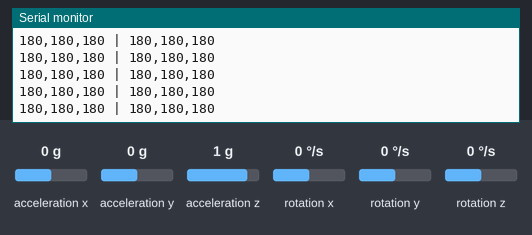
The sketch below on a simulated Arduino Uno, built with avr-gcc and run on an emulated ATmega328P. Parts: the last lines printed to the serial monitor. The test bench sets the inputs (shaded band); at power-on: acceleration x 0 g, acceleration y 0 g, acceleration z 1 g, rotation z 0 °/s, rotation x 0 °/s, rotation y 0 °/s.

Above: at 4.3 s.
4.4 s: acceleration x set to -1.4 g
At 5.0 s:
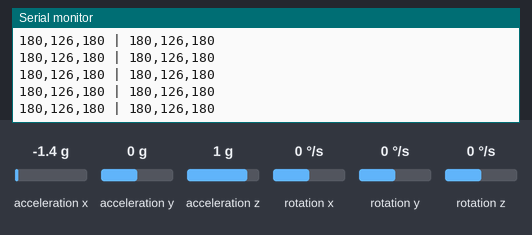
5.9 s: acceleration y set to -1.4 g
At 6.6 s:
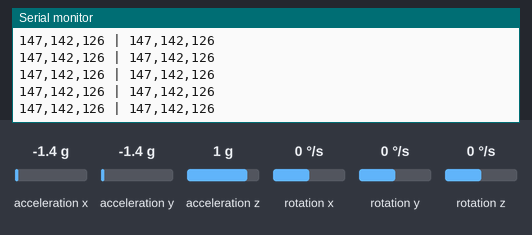
7.4 s: acceleration z set to -1.4 g
At 8.3 s:
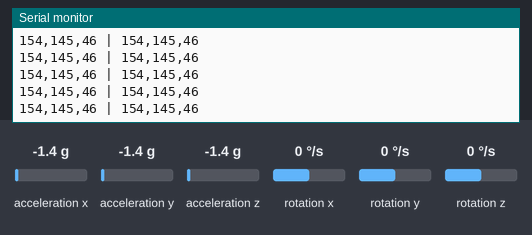
8.9 s: rotation z set to -192 °/s
At 9.8 s:
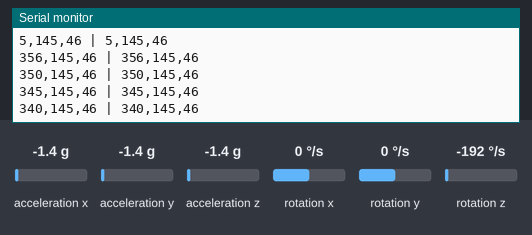
Timing chart, 0 to 11.4 s (numbered marks = the images above; inputs shaded):
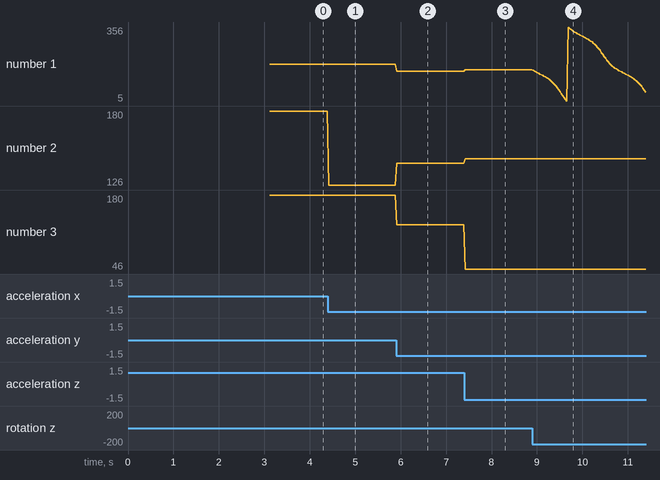

Measured:
- after the input at 4.4 s, the serial monitor: prints a new line at once (image 1)
- after the input at 5.9 s, the serial monitor: prints a new line at once (image 2)
- after the input at 7.4 s, the serial monitor: prints a new line at once (image 3)
- after the input at 8.9 s, the serial monitor: prints a new line at once (image 4)
- plotted number 1: 180 → 147 after the input at 5.9 s, 147 → 154 after the input at 7.4 s
- plotted number 2: 180 → 126 after the input at 4.4 s, 126 → 142 after the input at 5.9 s, 142 → 145 after the input at 7.4 s
- plotted number 3: 126 → 46 after the input at 7.4 s

The sketch:

GyverMPU6050_2_modules.ino
```cpp
#include "I2Cdev.h"я
#include "MPU6050_6Axis_MotionApps20.h"
MPU6050 mpu(0x68); //AD0 К GND
MPU6050 mpu1(0x69);//AD0 К VCC

uint8_t fifoBuffer[45];         // буфер
uint8_t fifoBuffer1[45];

void calibration() {
  long offsets[6];
  long offsetsOld[6];
  int16_t mpuGet[6];
  // используем стандартную точность
  mpu.setFullScaleAccelRange(MPU6050_ACCEL_FS_16);
  mpu.setFullScaleGyroRange(MPU6050_GYRO_FS_2000);
  // обнуляем оффсеты
  mpu.setXAccelOffset(0);
  mpu.setYAccelOffset(0);
  mpu.setZAccelOffset(0);
  mpu.setXGyroOffset(0);
  mpu.setYGyroOffset(0);
  mpu.setZGyroOffset(0);
  delay(10);
  for (byte n = 0; n < 10; n++) {   // 10 итераций калибровки
    for (byte j = 0; j < 6; j++) {  // обнуляем калибровочный массив
      offsets[j] = 0;
    }
    for (byte i = 0; i < 100 + 3; i++) {
      // делаем BUFFER_SIZE измерений для усреднения
      mpu.getMotion6(&mpuGet[0], &mpuGet[1], &mpuGet[2], &mpuGet[3], &mpuGet[4], &mpuGet[5]);
      // пропускаем первые 99 измерений
      if (i >= 99) {
        for (byte j = 0; j < 6; j++) {
          offsets[j] += (long)mpuGet[j];  // записываем в калибровочный массив
        }
      }
    }
    for (byte i = 0; i < 6; i++) {
      offsets[i] = offsetsOld[i] - ((long)offsets[i] / 3);  // учитываем предыдущую калибровку
      if (i == 2) offsets[i] += 16384;                      // если ось Z, калибруем в 16384
      offsetsOld[i] = offsets[i];
    }
    // ставим новые оффсеты
    mpu.setXAccelOffset(offsets[0] / 8);
    mpu.setYAccelOffset(offsets[1] / 8);
    mpu.setZAccelOffset(offsets[2] / 8);
    mpu.setXGyroOffset(offsets[3] / 4);
    mpu.setYGyroOffset(offsets[4] / 4);
    mpu.setZGyroOffset(offsets[5] / 4);
    delay(2);
  }
}

void setup() {
  Serial.begin(115200);
  Wire.begin();
  Wire.setClock(1000000UL);   // разгоняем шину на максимум
  // инициализация DMP
  mpu.initialize();
  mpu.setFullScaleAccelRange(MPU6050_ACCEL_FS_16);
  mpu.setFullScaleGyroRange(MPU6050_GYRO_FS_2000);
  delay(1000);
  mpu.dmpInitialize();
  mpu.setDMPEnabled(true);
  delay(100);
  mpu1.initialize();
  mpu1.setFullScaleAccelRange(MPU6050_ACCEL_FS_16);
  mpu1.setFullScaleGyroRange(MPU6050_GYRO_FS_2000);
  delay(1000);
  mpu1.dmpInitialize();
  mpu1.setDMPEnabled(true);
}


void loop() {
  static uint32_t tmr;
  if (millis() - tmr >= 11) {  // таймер на 11 мс (на всякий случай)
    if (mpu.dmpGetCurrentFIFOPacket(fifoBuffer) && mpu1.dmpGetCurrentFIFOPacket(fifoBuffer1)) {
      // переменные для расчёта (ypr можно вынести в глобал)
      Quaternion q;
      VectorFloat gravity;
      Quaternion q1;
      VectorFloat gravity1;
      float ypr[3];
      float ypr1[3];

      // расчёты
      mpu.dmpGetQuaternion(&q, fifoBuffer);
      mpu.dmpGetGravity(&gravity, &q);
      mpu.dmpGetYawPitchRoll(ypr, &q, &gravity);

      mpu1.dmpGetQuaternion(&q1, fifoBuffer1);
      mpu1.dmpGetGravity(&gravity1, &q1);
      mpu1.dmpGetYawPitchRoll(ypr1, &q1, &gravity1);
      // выводим результат в радианах (-3.14, 3.14)
      Serial.print(map(ypr[0] * 57, -180, 180, 0, 360)); // вокруг оси Z
      Serial.print(',');
      Serial.print(map(ypr[1] * 57, -180, 180, 0, 360)); // вокруг оси Y
      Serial.print(',');
      Serial.print(map(ypr[2] * 57, -180, 180, 0, 360)); // вокруг оси X
      Serial.print(" | ");
      Serial.print(map(ypr1[0] * 57, -180, 180, 0, 360)); // вокруг оси Z
      Serial.print(',');
      Serial.print(map(ypr1[1] * 57, -180, 180, 0, 360)); // вокруг оси Y
      Serial.print(',');
      Serial.print(map(ypr1[2] * 57, -180, 180, 0, 360)); // вокруг оси X
      Serial.println();
      // для градусов можно использовать degrees()
      tmr = millis();  // сброс таймера
    }
  }
}
```
